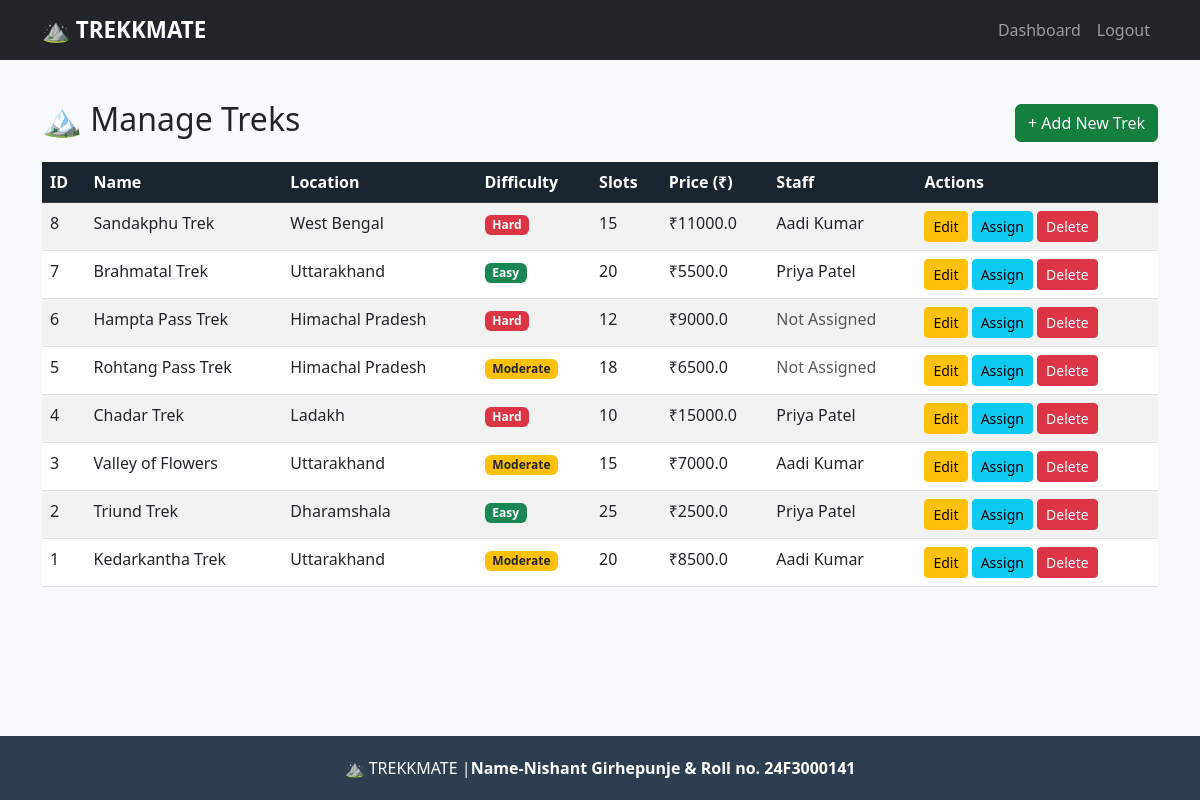
The app's page /admin/treks (signed in) with its own data.
### tables this page shows
CREATE TABLE treks (
        id INTEGER PRIMARY KEY AUTOINCREMENT,
        name TEXT NOT NULL, location TEXT NOT NULL,
        difficulty TEXT NOT NULL, duration INTEGER NOT NULL,
        total_slots INTEGER NOT NULL, available_slots INTEGER NOT NULL,
        staff_id INTEGER, status TEXT DEFAULT 'Pending',
        start_date TEXT, end_date TEXT, description TEXT,
        price REAL DEFAULT 0, created_at TEXT DEFAULT CURRENT_TIMESTAMP,
        FOREIGN KEY (staff_id) REFERENCES users(id)
    );

CREATE TABLE users (
        id INTEGER PRIMARY KEY AUTOINCREMENT,
        username TEXT NOT NULL UNIQUE,
        password TEXT NOT NULL,
        full_name TEXT NOT NULL,
        email TEXT, phone TEXT,
        role TEXT NOT NULL,
        status TEXT DEFAULT 'active',
        created_at TEXT DEFAULT CURRENT_TIMESTAMP
    );

### app.py (the view)
@app.route("/admin/treks")
@admin_required
def admin_treks():
    conn = get_db()
    treks = conn.execute("SELECT t.*, u.full_name as staff_name FROM treks t LEFT JOIN users u ON t.staff_id = u.id ORDER BY t.id DESC").fetchall()
    conn.close()
    return render_template("admin/treks.html", treks=treks)

### app.py (called while the page is built)
def get_db():
    conn = sqlite3.connect(DB_NAME)
    conn.row_factory = sqlite3.Row
    return conn

def admin_required(f):
    @wraps(f)
    def check(*args, **kwargs):
        if "user_id" not in session:
            flash("Please login first", "warning")
            return redirect(url_for("login"))
        if session.get("role") != "admin":
            flash("Admin access required", "danger")
            return redirect(url_for("login"))
        return f(*args, **kwargs)
    return check

### templates/admin/treks.html (shortened to what this page needs)
{% extends 'base.html' %}
{% block content %}
<div class="d-flex justify-content-between align-items-center mb-3">
    <h2>🏔️ Manage Treks</h2>
    <a href="{{ url_for('admin_add_trek') }}" class="btn btn-success">+ Add New Trek</a>
</div>
<div class="table-responsive">
    <table class="table table-striped table-hover">
        <thead class="table-dark">
            <tr>
                <th>ID</th>
                <th>Name</th>
                <th>Location</th>
                <th>Difficulty</th>
                <th>Slots</th>
                <th>Price (₹)</th>
                <th>Staff</th>
                <th>Actions</th>
            </tr>
        </thead>
        <tbody>
            {% for trek in treks %}
            <tr>
                <td>{{ trek.id }}</td>
                <td>{{ trek.name }}</td>
                <td>{{ trek.location }}</td>
                <td>
                    <span class="badge
                        {% if trek.difficulty == 'Easy' %}bg-success
                        {% elif trek.difficulty == 'Moderate' %}bg-warning text-dark
                        {% else %}bg-danger{% endif %}">
                        {{ trek.difficulty }}
                    </span>
                </td>
                <td>{{ trek.total_slots }}</td>
                <td>₹{{ trek.price }}</td>
                <td>
                    {% if trek.staff_id %}
                        {{ trek.staff_name }}
                    {% else %}
                        <span class="text-muted">Not Assigned</span>
                    {% endif %}
                </td>
                <td>
                    <a href="{{ url_for('admin_edit_trek', trek_id=trek.id) }}" class="btn btn-sm btn-warning">Edit</a>
                    <a href="{{ url_for('admin_assign_staff', trek_id=trek.id) }}" class="btn btn-sm btn-info">Assign</a>
                    <a href="{{ url_for('admin_delete_trek', trek_id=trek.id) }}" class="btn btn-sm btn-danger"
                       onclick="return confirm('Are you sure you want to delete this trek?')">Delete</a>
                </td>
            </tr>
            {% endfor %}
        </tbody>
    </table>
</div>
{% endblock %}

### templates/base.html (shortened to what this page needs)
<!DOCTYPE html>
<html lang="en">
<head>
    <link href="https://cdn.jsdelivr.net/npm/bootstrap@5.3.0/dist/css/bootstrap.min.css" rel="stylesheet">
    <link href="{{ url_for('static', filename='css/style.css') }}" rel="stylesheet">
</head>
<body>
    <nav class="navbar navbar-expand-lg navbar-dark bg-dark">
        <div class="container">
            <a class="navbar-brand" href="{{ url_for('home') }}">⛰️ TREKKMATE</a>
            <div class="collapse navbar-collapse" id="navbarNav">
                <ul class="navbar-nav ms-auto">
                    {% if session.get('user_id') %}
                        <li class="nav-item">
                            {% if session.get('role') == 'admin' %}
                                <a class="nav-link" href="{{ url_for('admin_dashboard') }}">Dashboard</a>
                            {% elif session.get('role') == 'staff' %}
                                <a class="nav-link" href="{{ url_for('staff_dashboard') }}">Dashboard</a>
                            {% else %}
                                <a class="nav-link" href="{{ url_for('user_dashboard') }}">Dashboard</a>
                            {% endif %}
                        </li>
                        <li class="nav-item">
                            <a class="nav-link" href="{{ url_for('logout') }}">Logout</a>
                        </li>
                    {% endif %}
                </ul>
            </div>
        </div>
    </nav>
    <div class="container mt-4 mb-5">
        {% block content %}{% endblock %}
    </div>
    <footer class="text-center">
        <div class="container">
            <p class="mb-0">⛰️ TREKKMATE |<strong>Name-Nishant Girhepunje & Roll no. 24F3000141</strong></p>
        </div>
    </footer>
</body>
</html>

### static/css/style.css (style rules this page uses)
body { min-height: 100vh; display: flex; flex-direction: column; background-color: #f8f9fa; }
.container.mt-4.mb-5 { flex: 1; }
.navbar-brand { font-weight: bold; font-size: 1.4rem; }
.table-dark { background-color: #2c3e50; }
.table-dark th { background-color: #1a252f; }
.btn-success { background-color: #15803d; border-color: #15803d; }
footer { background-color: #2c3e50; color: white; padding: 20px 0; margin-top: auto; }

### records on screen
treks: id "8", name "Sandakphu Trek", location "West Bengal", difficulty "Hard", total_slots "15", price "11000.0", staff_name "Aadi Kumar"
treks: id "7", name "Brahmatal Trek", location "Uttarakhand", difficulty "Easy", total_slots "20", price "5500.0", staff_name "Priya Patel"
treks: id "6", name "Hampta Pass Trek", location "Himachal Pradesh", difficulty "Hard", total_slots "12", price "9000.0", shows "Not Assigned"
treks: id "5", name "Rohtang Pass Trek", location "Himachal Pradesh", difficulty "Moderate", total_slots "18", price "6500.0", shows "Not Assigned"
treks: id "4", name "Chadar Trek", location "Ladakh", difficulty "Hard", total_slots "10", price "15000.0", staff_name "Priya Patel"
treks: id "3", name "Valley of Flowers", location "Uttarakhand", difficulty "Moderate", total_slots "15", price "7000.0", staff_name "Aadi Kumar"
treks: id "2", name "Triund Trek", location "Dharamshala", difficulty "Easy", total_slots "25", price "2500.0", staff_name "Priya Patel"
treks: id "1", name "Kedarkantha Trek", location "Uttarakhand", difficulty "Moderate", total_slots "20", price "8500.0", staff_name "Aadi Kumar"
